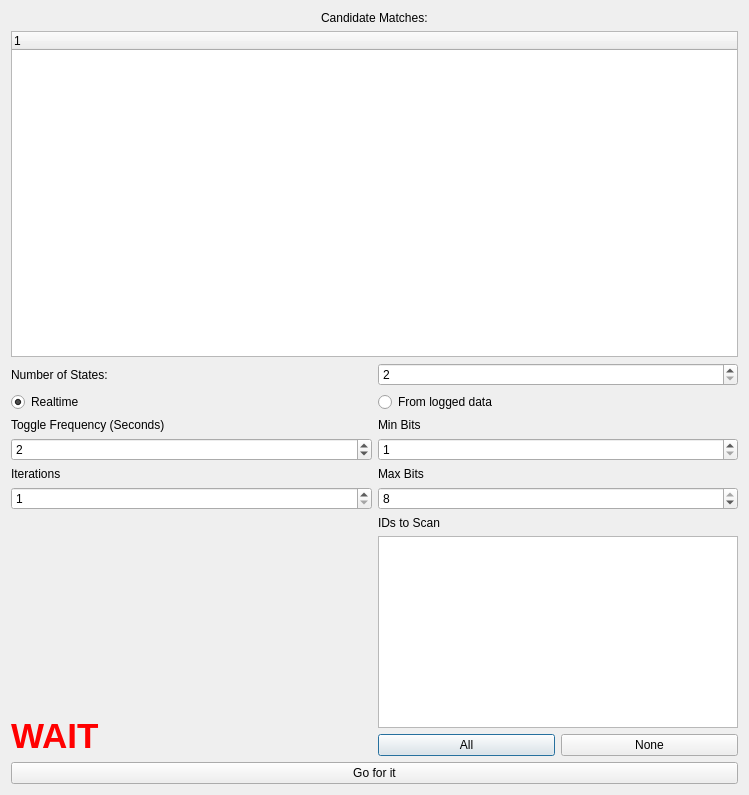
<?xml version="1.0" encoding="UTF-8"?>
<ui version="4.0">
 <class>DiscreteStateWindow</class>
 <widget class="QDialog" name="DiscreteStateWindow">
  <property name="geometry">
   <rect>
    <x>0</x>
    <y>0</y>
    <width>749</width>
    <height>795</height>
   </rect>
  </property>
  <property name="windowTitle">
   <string>Single/Multi State WIndow</string>
  </property>
  <layout class="QVBoxLayout" name="verticalLayout">
   <item alignment="Qt::AlignHCenter">
    <widget class="QLabel" name="label">
     <property name="text">
      <string>Candidate Matches:</string>
     </property>
    </widget>
   </item>
   <item>
    <widget class="QTreeWidget" name="treeMatches">
     <column>
      <property name="text">
       <string notr="true">1</string>
      </property>
     </column>
    </widget>
   </item>
   <item>
    <layout class="QHBoxLayout" name="horizontalLayout_3">
     <item>
      <widget class="QLabel" name="label_3">
       <property name="text">
        <string>Number of States:</string>
       </property>
      </widget>
     </item>
     <item>
      <widget class="QSpinBox" name="spinStates">
       <property name="minimum">
        <number>2</number>
       </property>
       <property name="maximum">
        <number>64</number>
       </property>
      </widget>
     </item>
    </layout>
   </item>
   <item>
    <layout class="QHBoxLayout" name="horizontalLayout">
     <item>
      <widget class="QRadioButton" name="rbRealtime">
       <property name="text">
        <string>Realtime</string>
       </property>
       <property name="checked">
        <bool>true</bool>
       </property>
      </widget>
     </item>
     <item>
      <widget class="QRadioButton" name="rbLogged">
       <property name="text">
        <string>From logged data</string>
       </property>
      </widget>
     </item>
    </layout>
   </item>
   <item>
    <layout class="QHBoxLayout" name="horizontalLayout_4" stretch="2,2">
     <item>
      <layout class="QVBoxLayout" name="verticalLayout_3">
       <item>
        <widget class="QLabel" name="label_2">
         <property name="text">
          <string>Toggle Frequency (Seconds)</string>
         </property>
        </widget>
       </item>
       <item>
        <widget class="QSpinBox" name="spinFreq">
         <property name="minimum">
          <number>1</number>
         </property>
         <property name="maximum">
          <number>30</number>
         </property>
         <property name="value">
          <number>2</number>
         </property>
        </widget>
       </item>
       <item>
        <widget class="QLabel" name="label_4">
         <property name="text">
          <string>Iterations</string>
         </property>
        </widget>
       </item>
       <item>
        <widget class="QSpinBox" name="spinIterations">
         <property name="minimum">
          <number>1</number>
         </property>
         <property name="maximum">
          <number>10</number>
         </property>
        </widget>
       </item>
       <item>
        <spacer name="verticalSpacer">
         <property name="orientation">
          <enum>Qt::Vertical</enum>
         </property>
         <property name="sizeHint" stdset="0">
          <size>
           <width>20</width>
           <height>40</height>
          </size>
         </property>
        </spacer>
       </item>
       <item>
        <widget class="QLabel" name="lblStatus">
         <property name="palette">
          <palette>
           <active>
            <colorrole role="WindowText">
             <brush brushstyle="SolidPattern">
              <color alpha="255">
               <red>255</red>
               <green>0</green>
               <blue>0</blue>
              </color>
             </brush>
            </colorrole>
           </active>
           <inactive>
            <colorrole role="WindowText">
             <brush brushstyle="SolidPattern">
              <color alpha="255">
               <red>255</red>
               <green>0</green>
               <blue>0</blue>
              </color>
             </brush>
            </colorrole>
           </inactive>
           <disabled>
            <colorrole role="WindowText">
             <brush brushstyle="SolidPattern">
              <color alpha="255">
               <red>120</red>
               <green>120</green>
               <blue>120</blue>
              </color>
             </brush>
            </colorrole>
           </disabled>
          </palette>
         </property>
         <property name="font">
          <font>
           <family>Nirmala UI</family>
           <pointsize>26</pointsize>
           <weight>75</weight>
           <bold>true</bold>
          </font>
         </property>
         <property name="text">
          <string>WAIT</string>
         </property>
        </widget>
       </item>
      </layout>
     </item>
     <item>
      <layout class="QVBoxLayout" name="verticalLayout_2">
       <item>
        <widget class="QLabel" name="label_5">
         <property name="text">
          <string>Min Bits</string>
         </property>
        </widget>
       </item>
       <item>
        <widget class="QSpinBox" name="spinMinBits">
         <property name="minimum">
          <number>1</number>
         </property>
         <property name="maximum">
          <number>8</number>
         </property>
         <property name="value">
          <number>1</number>
         </property>
        </widget>
       </item>
       <item>
        <widget class="QLabel" name="label_6">
         <property name="text">
          <string>Max Bits</string>
         </property>
        </widget>
       </item>
       <item>
        <widget class="QSpinBox" name="spinMaxBits">
         <property name="minimum">
          <number>1</number>
         </property>
         <property name="maximum">
          <number>8</number>
         </property>
         <property name="value">
          <number>8</number>
         </property>
        </widget>
       </item>
       <item>
        <widget class="QLabel" name="label_7">
         <property name="text">
          <string>IDs to Scan</string>
         </property>
        </widget>
       </item>
       <item>
        <widget class="QListWidget" name="listID"/>
       </item>
       <item>
        <layout class="QHBoxLayout" name="horizontalLayout_5">
         <item>
          <widget class="QPushButton" name="btnAll">
           <property name="text">
            <string>All</string>
           </property>
          </widget>
         </item>
         <item>
          <widget class="QPushButton" name="btnNone">
           <property name="text">
            <string>None</string>
           </property>
          </widget>
         </item>
        </layout>
       </item>
      </layout>
     </item>
    </layout>
   </item>
   <item>
    <layout class="QGridLayout" name="gridLayout"/>
   </item>
   <item>
    <widget class="QPushButton" name="btnStart">
     <property name="text">
      <string>Go for it</string>
     </property>
    </widget>
   </item>
  </layout>
 </widget>
 <resources/>
 <connections/>
</ui>
